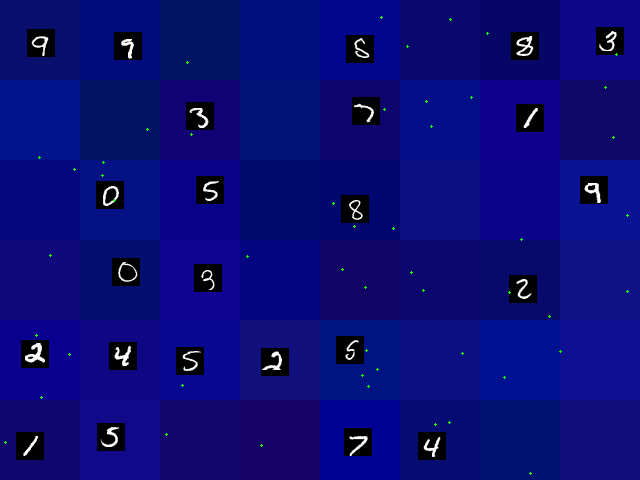
#> input picture img.png, 640 x 480 px
$ python -i Tools.py   (imports and definitions only)
#> lines starting #> are read from the running program, lines starting #| are printed output that depends on the picture; after the words box and inside, x2 and y2 are one past the last pixel; in counts of white or black regions, pixels touching at a corner belong together
#> further down, picture is the input picture: shape (480, 640, 3); mean B, G, R 118.2, 12, 10.2
### Rectangle.py
class Rectangle:
    """ A class to manufacture rectangle objects """

    def __init__(self, x, y , w, h):
        """ Initialize rectangle at posn, with width w, height h """
        self.x = x
        self.y = y
        self.width = w
        self.height = h

    def __str__(self):
        return  "(x:{0}, y:{1}, w:{2},h:{3})".format(self.x,self.y, self.width, self.height)

    def intersect(self,rect):
        if (self.x + self.width < rect.x or rect.x + rect.width < self.x or self.y + self.height < rect.y or rect.y + rect.height < self.y):
            return False
        else:
            return True

def intersect_collection(rect,collection):
    for rect1 in collection:
        if rect.intersect(rect1):
            return True

    return False

### Tools.py
import numpy as np
import cv2
from Rectangle import Rectangle
from Rectangle import intersect_collection


def getNumsFromImage(img):
    #cv2.imshow('img', img)
    lower = np.array([0, 0, 0])
    upper = np.array([15, 15, 15])
    shape_mask = 255 - cv2.inRange(img, lower, upper)
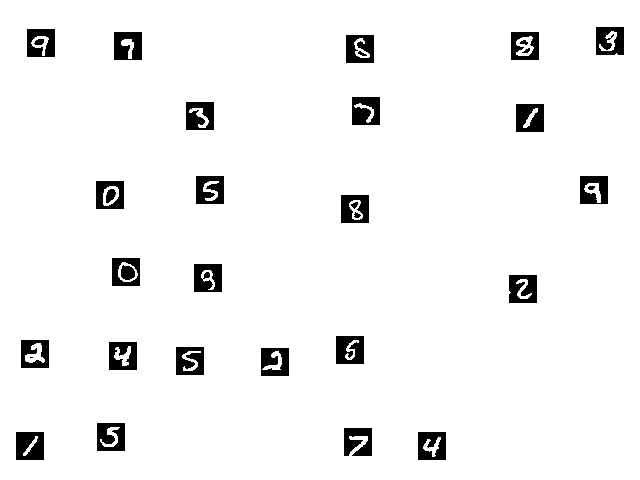
#> shape_mask: shape (480, 640); 95% white; 34 black regions (1 under 20 px), largest, box (x1, y1, x2, y2) and area: (16, 432, 44, 460) 704, (516, 104, 544, 132) 686, (336, 336, 364, 364) 676

    #cv2.imshow('mask', shape_mask)
    cv2.imwrite('mask.png', shape_mask)
    img1 = cv2.imread("mask.png")
#> img1: shape (480, 640, 3); 95% white; 34 black regions (1 under 20 px)
    imgray = cv2.cvtColor(img1, cv2.COLOR_BGR2GRAY)
    imgray1 = cv2.cvtColor(img, cv2.COLOR_BGR2GRAY)
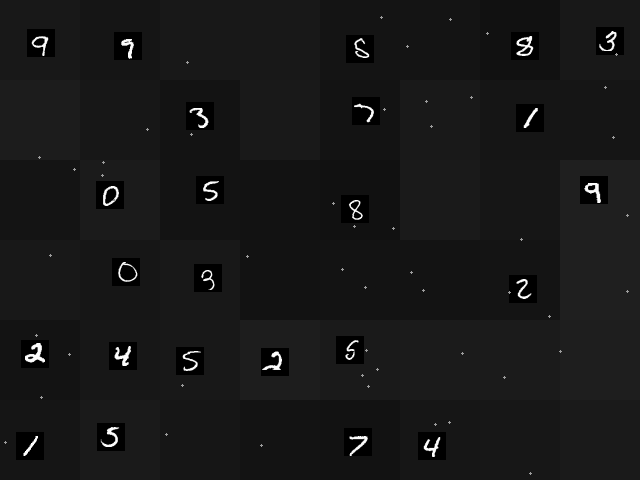
#> imgray1: shape (480, 640); min 0, max 255, mean 23.6
    ret, thresh = cv2.threshold(imgray, 100, 255, cv2.THRESH_BINARY)
    (contours, _) = cv2.findContours(thresh, cv2.RETR_TREE, cv2.CHAIN_APPROX_SIMPLE)
#> contours = 60 contours, 2 with area under 20; largest, box (x1, y1, x2, y2) and area: (0, 0, 640, 480) 306081, (417, 431, 447, 461) 839, (15, 431, 45, 461) 839, (96, 422, 126, 452) 839, (260, 347, 290, 377) 839
    # cv2.imshow('thresh', img1)

    valid_contours = []
    valid_rect = []
    images = []
    i = 0
    for contour in contours:
        x, y, width, height = cv2.boundingRect(contour)
        rect = Rectangle(x, y, width, height)
        if width == 30 and height == 30:
            if not intersect_collection(rect, valid_rect):
                i += 1
                valid_rect.append(rect)
                valid_contours.append(contour)
                crop_img = imgray[y:y + height, x:x + width]
               # cv2.imwrite('gray{0}.png '.format(i), crop_img)
                crop_img = cv2.resize(crop_img, (20, 20), interpolation=cv2.INTER_AREA )

              #  cv2.imshow('bla',crop_img)
                images.append(crop_img)
#> this loop made 60 passes
#> (x, y, width, height) on passes 2 to 13: (417, 431, 30, 30), (423, 437, 18, 20), (15, 431, 30, 30), (23, 436, 15, 20), (343, 427, 30, 30), (96, 422, 30, 30), (100, 427, 20, 20), (260, 347, 30, 30), (262, 351, 20, 19), (175, 346, 30, 30), (182, 351, 19, 20), (108, 341, 30, 30)
#> (contour, x, y, width, height) on pass 1: ([[0, 0], [0, 479], [639, 479], [639, 0]], 0, 0, 640, 480)
#> pass 2, in getNumsFromImage, `crop_img = imgray[y:y + height, x:x + width]`:
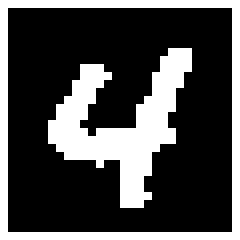
#> crop_img: shape (30, 30) (shown 8 times larger); 29.1% white; 2 white regions
#> pass 2, in getNumsFromImage, `crop_img = cv2.resize(crop_img, (20, 20), interpolation=cv2.INTER_AREA )`:
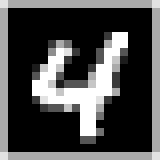
#> crop_img: shape (20, 20) (shown 8 times larger); min 0, max 255, mean 74.2
#> after the loop, i = 24; images = 24 items; valid_contours = 24 contours; largest, box (x1, y1, x2, y2) and area: (417, 431, 447, 461) 839, (15, 431, 45, 461) 839, (96, 422, 126, 452) 839, (260, 347, 290, 377) 839, (175, 346, 205, 376) 839; valid_rect = 24 items
                # print rect

    return np.array(images)


def train(train_image,save_path):

    img = cv2.imread(train_image)
    gray = cv2.cvtColor(img, cv2.COLOR_BGR2GRAY)

    # Now we split the image to 5000 cells, each 20x20 size
    cells = [np.hsplit(row, 100) for row in np.vsplit(gray, 50)]
    # Make it into a Numpy array. It size will be (50,100,20,20)
    x = np.array(cells)
    #cv2.imshow('nummm.png', gray[0:20,0:20])
    # Now we prepare train_data and test_data.
    train = x[:, :50].reshape(-1, 400).astype(np.float32)  # Size = (2500,400)
    #test = x[:, 50:100].reshape(-1, 400).astype(np.float32)  # Size = (2500,400)

    # Create labels for train and test data
    k = np.arange(10)
    train_labels = np.repeat(k, 250)[:, np.newaxis]
    #test_labels = train_labels.copy()

    # Initiate kNN, train the data, then test it with test data for k=1
    knn = cv2.KNearest()
    knn.train(train, train_labels)

    np.savez(save_path, train=train, train_labels=train_labels)
    #ret, result, neighbours, dist = knn.find_nearest(test, k=5)

def find_sum(image_path,knn):
    img = cv2.imread(image_path)
    images = getNumsFromImage(img)
    samples = images[:].reshape(-1, 400).astype(np.float32)
    #print np.shape(samples)


    ret, result, neighbours, dist = knn.find_nearest(samples, k=5)

    return np.sum(result)

>>> import cv2
>>> picture = cv2.imread('img.png')
>>> result = getNumsFromImage(picture)
